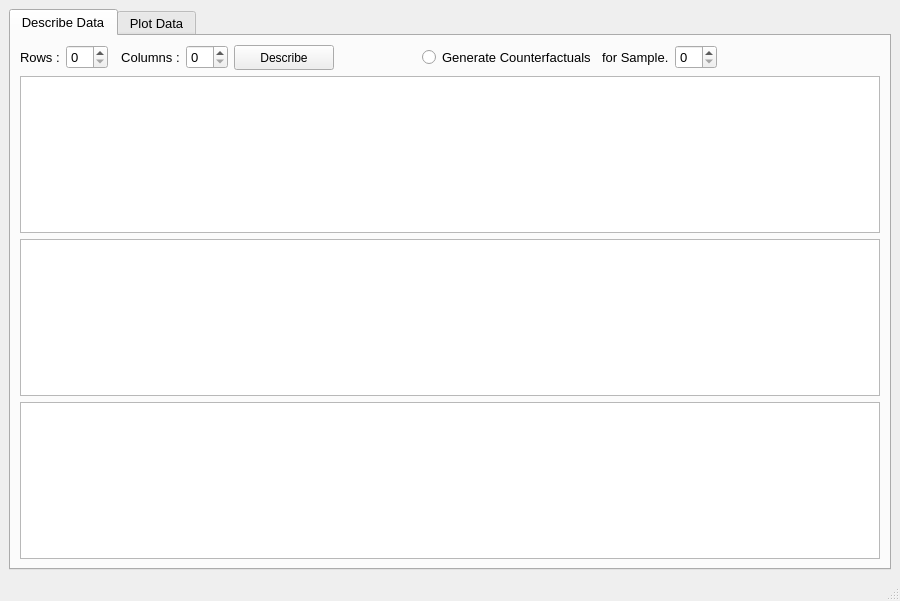
<?xml version="1.0" encoding="UTF-8"?>
<ui version="4.0">
 <class>MainWindow</class>
 <widget class="QMainWindow" name="MainWindow">
  <property name="geometry">
   <rect>
    <x>0</x>
    <y>0</y>
    <width>900</width>
    <height>601</height>
   </rect>
  </property>
  <property name="windowTitle">
   <string>MainWindow</string>
  </property>
  <widget class="QWidget" name="centralwidget">
   <layout class="QGridLayout" name="gridLayout_4">
    <item row="0" column="0">
     <layout class="QGridLayout" name="gridLayout">
      <item row="0" column="0" colspan="2">
       <widget class="QTabWidget" name="tabWidget">
        <property name="enabled">
         <bool>true</bool>
        </property>
        <property name="font">
         <font>
          <pointsize>10</pointsize>
         </font>
        </property>
        <property name="currentIndex">
         <number>0</number>
        </property>
        <property name="tabBarAutoHide">
         <bool>false</bool>
        </property>
        <widget class="QWidget" name="tab_data">
         <attribute name="title">
          <string>Describe Data</string>
         </attribute>
         <layout class="QGridLayout" name="gridLayout_2">
          <item row="0" column="5">
           <spacer name="horizontalSpacer_11">
            <property name="orientation">
             <enum>Qt::Horizontal</enum>
            </property>
            <property name="sizeHint" stdset="0">
             <size>
              <width>40</width>
              <height>20</height>
             </size>
            </property>
           </spacer>
          </item>
          <item row="0" column="3">
           <widget class="QSpinBox" name="spinBox_2">
            <property name="font">
             <font>
              <pointsize>10</pointsize>
             </font>
            </property>
           </widget>
          </item>
          <item row="0" column="10">
           <spacer name="horizontalSpacer_1">
            <property name="orientation">
             <enum>Qt::Horizontal</enum>
            </property>
            <property name="sizeHint" stdset="0">
             <size>
              <width>40</width>
              <height>20</height>
             </size>
            </property>
           </spacer>
          </item>
          <item row="1" column="0" colspan="11">
           <widget class="QTableWidget" name="tableWidget"/>
          </item>
          <item row="0" column="8">
           <widget class="QSpinBox" name="spinBox_3">
            <property name="font">
             <font>
              <pointsize>10</pointsize>
             </font>
            </property>
           </widget>
          </item>
          <item row="0" column="6">
           <widget class="QRadioButton" name="CF_Button">
            <property name="text">
             <string>Generate Counterfactuals</string>
            </property>
           </widget>
          </item>
          <item row="0" column="4">
           <widget class="QPushButton" name="BtnDescribe">
            <property name="minimumSize">
             <size>
              <width>100</width>
              <height>25</height>
             </size>
            </property>
            <property name="font">
             <font>
              <pointsize>9</pointsize>
             </font>
            </property>
            <property name="text">
             <string>Describe</string>
            </property>
           </widget>
          </item>
          <item row="0" column="2">
           <widget class="QLabel" name="label_5">
            <property name="font">
             <font>
              <pointsize>10</pointsize>
             </font>
            </property>
            <property name="text">
             <string>  Columns :</string>
            </property>
           </widget>
          </item>
          <item row="0" column="0">
           <widget class="QLabel" name="label_4">
            <property name="font">
             <font>
              <pointsize>10</pointsize>
             </font>
            </property>
            <property name="text">
             <string>Rows :</string>
            </property>
           </widget>
          </item>
          <item row="0" column="1">
           <widget class="QSpinBox" name="spinBox_1">
            <property name="font">
             <font>
              <pointsize>10</pointsize>
             </font>
            </property>
           </widget>
          </item>
          <item row="0" column="7">
           <widget class="QLabel" name="label">
            <property name="text">
             <string>for Sample.</string>
            </property>
           </widget>
          </item>
          <item row="3" column="0" colspan="11">
           <widget class="QTableWidget" name="tableWidget_2"/>
          </item>
          <item row="2" column="0" colspan="11">
           <widget class="QTableWidget" name="tableWidget_1"/>
          </item>
          <item row="0" column="9">
           <spacer name="horizontalSpacer_12">
            <property name="orientation">
             <enum>Qt::Horizontal</enum>
            </property>
            <property name="sizeHint" stdset="0">
             <size>
              <width>40</width>
              <height>20</height>
             </size>
            </property>
           </spacer>
          </item>
         </layout>
        </widget>
        <widget class="QWidget" name="tab_plot">
         <attribute name="title">
          <string>Plot Data</string>
         </attribute>
         <layout class="QGridLayout" name="gridLayout_3">
          <item row="1" column="0" colspan="10">
           <layout class="QVBoxLayout" name="verticalLayout_1">
            <item>
             <layout class="QVBoxLayout" name="verticalLayout_2">
              <item alignment="Qt::AlignHCenter">
               <widget class="QLabel" name="label_text">
                <property name="text">
                 <string/>
                </property>
               </widget>
              </item>
              <item alignment="Qt::AlignHCenter">
               <widget class="QLabel" name="label_plot">
                <property name="text">
                 <string/>
                </property>
               </widget>
              </item>
             </layout>
            </item>
            <item>
             <layout class="QHBoxLayout" name="horizontalLayout_1">
              <item>
               <spacer name="horizontalSpacer_4">
                <property name="orientation">
                 <enum>Qt::Horizontal</enum>
                </property>
                <property name="sizeHint" stdset="0">
                 <size>
                  <width>40</width>
                  <height>20</height>
                 </size>
                </property>
               </spacer>
              </item>
              <item>
               <spacer name="horizontalSpacer_3">
                <property name="orientation">
                 <enum>Qt::Horizontal</enum>
                </property>
                <property name="sizeHint" stdset="0">
                 <size>
                  <width>40</width>
                  <height>20</height>
                 </size>
                </property>
               </spacer>
              </item>
              <item>
               <widget class="QPushButton" name="pushButton_previous">
                <property name="minimumSize">
                 <size>
                  <width>100</width>
                  <height>25</height>
                 </size>
                </property>
                <property name="font">
                 <font>
                  <pointsize>10</pointsize>
                 </font>
                </property>
                <property name="text">
                 <string>Previous</string>
                </property>
               </widget>
              </item>
              <item>
               <spacer name="horizontalSpacer_6">
                <property name="orientation">
                 <enum>Qt::Horizontal</enum>
                </property>
                <property name="sizeHint" stdset="0">
                 <size>
                  <width>40</width>
                  <height>20</height>
                 </size>
                </property>
               </spacer>
              </item>
              <item>
               <widget class="QPushButton" name="pushButton_home">
                <property name="minimumSize">
                 <size>
                  <width>100</width>
                  <height>25</height>
                 </size>
                </property>
                <property name="font">
                 <font>
                  <pointsize>10</pointsize>
                 </font>
                </property>
                <property name="text">
                 <string>Home</string>
                </property>
               </widget>
              </item>
              <item>
               <spacer name="horizontalSpacer_7">
                <property name="orientation">
                 <enum>Qt::Horizontal</enum>
                </property>
                <property name="sizeHint" stdset="0">
                 <size>
                  <width>40</width>
                  <height>20</height>
                 </size>
                </property>
               </spacer>
              </item>
              <item>
               <widget class="QPushButton" name="pushButton_next">
                <property name="minimumSize">
                 <size>
                  <width>100</width>
                  <height>25</height>
                 </size>
                </property>
                <property name="font">
                 <font>
                  <pointsize>10</pointsize>
                 </font>
                </property>
                <property name="text">
                 <string>Next</string>
                </property>
               </widget>
              </item>
              <item>
               <spacer name="horizontalSpacer_2">
                <property name="orientation">
                 <enum>Qt::Horizontal</enum>
                </property>
                <property name="sizeHint" stdset="0">
                 <size>
                  <width>40</width>
                  <height>20</height>
                 </size>
                </property>
               </spacer>
              </item>
              <item>
               <spacer name="horizontalSpacer_5">
                <property name="orientation">
                 <enum>Qt::Horizontal</enum>
                </property>
                <property name="sizeHint" stdset="0">
                 <size>
                  <width>40</width>
                  <height>20</height>
                 </size>
                </property>
               </spacer>
              </item>
             </layout>
            </item>
           </layout>
          </item>
          <item row="0" column="0">
           <spacer name="horizontalSpacer_8">
            <property name="orientation">
             <enum>Qt::Horizontal</enum>
            </property>
            <property name="sizeHint" stdset="0">
             <size>
              <width>40</width>
              <height>20</height>
             </size>
            </property>
           </spacer>
          </item>
          <item row="0" column="6">
           <spacer name="horizontalSpacer_9">
            <property name="orientation">
             <enum>Qt::Horizontal</enum>
            </property>
            <property name="sizeHint" stdset="0">
             <size>
              <width>40</width>
              <height>20</height>
             </size>
            </property>
           </spacer>
          </item>
          <item row="0" column="2">
           <widget class="QPushButton" name="pushButton_load">
            <property name="minimumSize">
             <size>
              <width>100</width>
              <height>25</height>
             </size>
            </property>
            <property name="text">
             <string>Browse File</string>
            </property>
           </widget>
          </item>
          <item row="0" column="8">
           <widget class="QComboBox" name="comboBox_plot">
            <property name="minimumSize">
             <size>
              <width>100</width>
              <height>25</height>
             </size>
            </property>
            <item>
             <property name="text">
              <string>Heatmap</string>
             </property>
            </item>
            <item>
             <property name="text">
              <string>Bar</string>
             </property>
            </item>
            <item>
             <property name="text">
              <string>Force</string>
             </property>
            </item>
            <item>
             <property name="text">
              <string>Waterfall</string>
             </property>
            </item>
           </widget>
          </item>
          <item row="0" column="7">
           <widget class="QLabel" name="label_2">
            <property name="text">
             <string>Plot type : </string>
            </property>
           </widget>
          </item>
          <item row="0" column="9">
           <spacer name="horizontalSpacer_10">
            <property name="orientation">
             <enum>Qt::Horizontal</enum>
            </property>
            <property name="sizeHint" stdset="0">
             <size>
              <width>40</width>
              <height>20</height>
             </size>
            </property>
           </spacer>
          </item>
          <item row="0" column="1">
           <widget class="QLabel" name="label_3">
            <property name="font">
             <font>
              <pointsize>10</pointsize>
             </font>
            </property>
            <property name="text">
             <string>Data source : </string>
            </property>
           </widget>
          </item>
          <item row="0" column="4">
           <widget class="QLabel" name="label_1">
            <property name="text">
             <string>Task : </string>
            </property>
           </widget>
          </item>
          <item row="0" column="5">
           <widget class="QComboBox" name="comboBox_task">
            <property name="minimumSize">
             <size>
              <width>100</width>
              <height>25</height>
             </size>
            </property>
            <item>
             <property name="text">
              <string>Regression</string>
             </property>
            </item>
            <item>
             <property name="text">
              <string>Classification</string>
             </property>
            </item>
           </widget>
          </item>
          <item row="0" column="3">
           <spacer name="horizontalSpacer">
            <property name="orientation">
             <enum>Qt::Horizontal</enum>
            </property>
            <property name="sizeHint" stdset="0">
             <size>
              <width>40</width>
              <height>20</height>
             </size>
            </property>
           </spacer>
          </item>
         </layout>
        </widget>
       </widget>
      </item>
     </layout>
    </item>
   </layout>
  </widget>
  <widget class="QMenuBar" name="menubar">
   <property name="geometry">
    <rect>
     <x>0</x>
     <y>0</y>
     <width>900</width>
     <height>21</height>
    </rect>
   </property>
  </widget>
  <widget class="QStatusBar" name="statusbar"/>
 </widget>
 <resources/>
 <connections/>
</ui>
